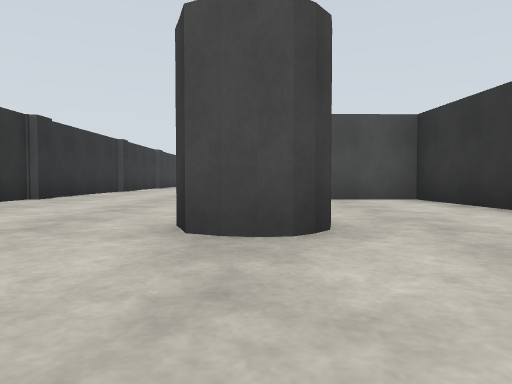
[1] (above)

20 first-person views from a walk through a Gazebo world. The camera is 0.72 m above the floor, tilts 2° down and sees 70° across. The floor is counted in squares, 2 m on a side. Each view is taken from the middle of a square. On the plan, view 1 faces up. The plan holds only what a view shows up to about 9 squares ahead; the rest is blank.

[2]
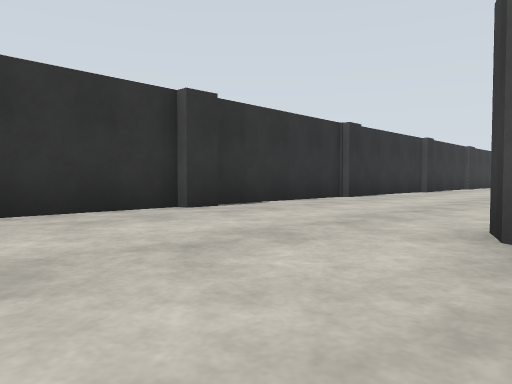

[3]
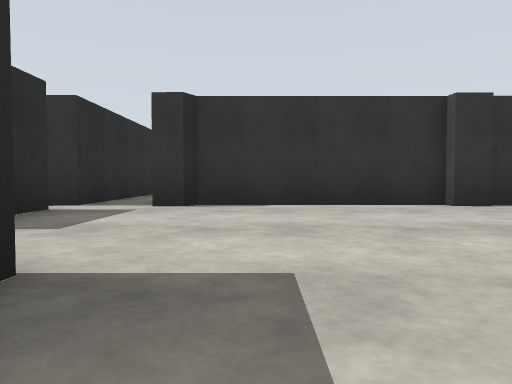

[4]
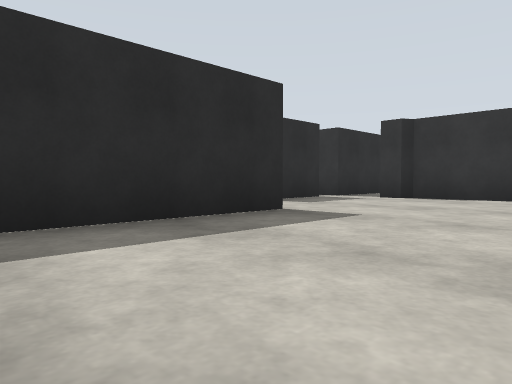

[5]
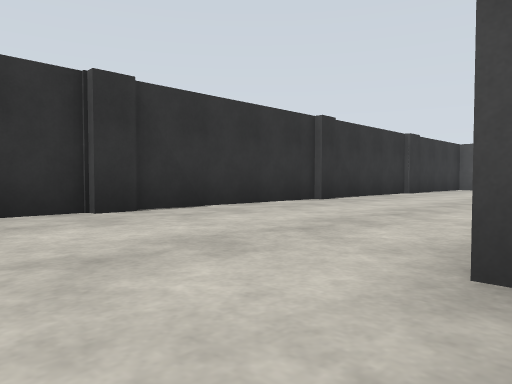

[6]
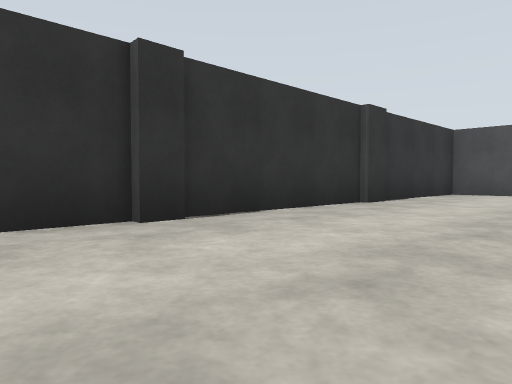

[7]
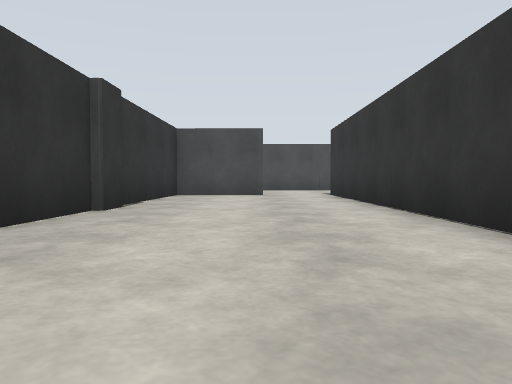

[8]
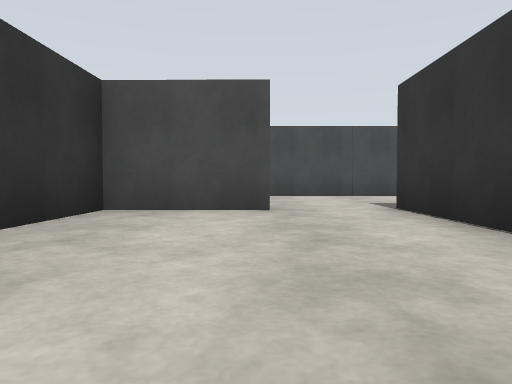

[9]
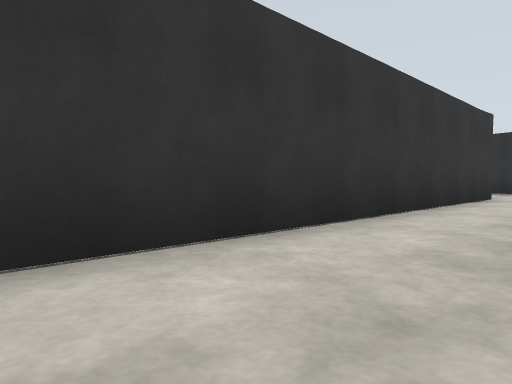

[10]
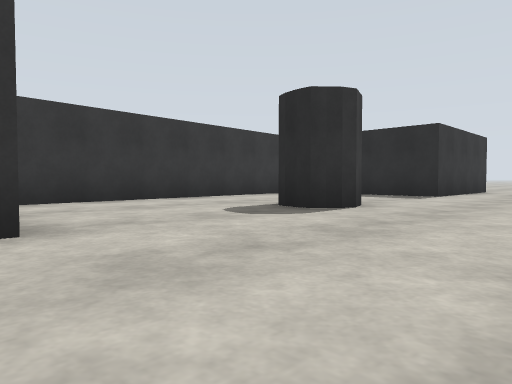

[11]
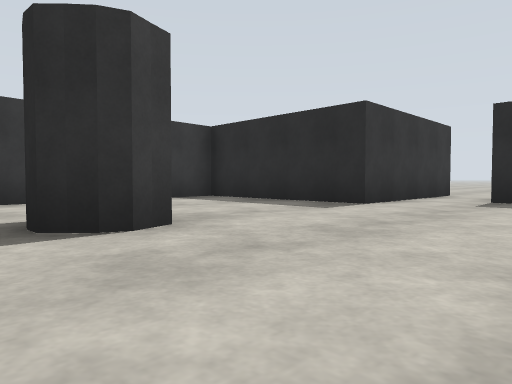

[12]
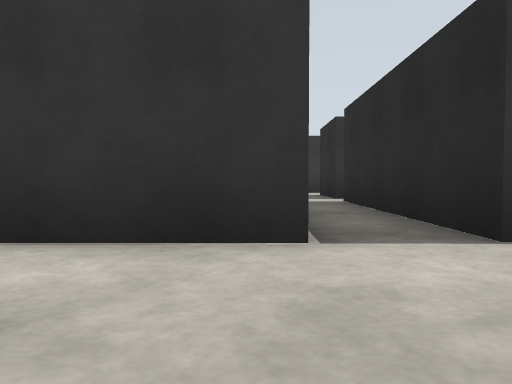

[13]
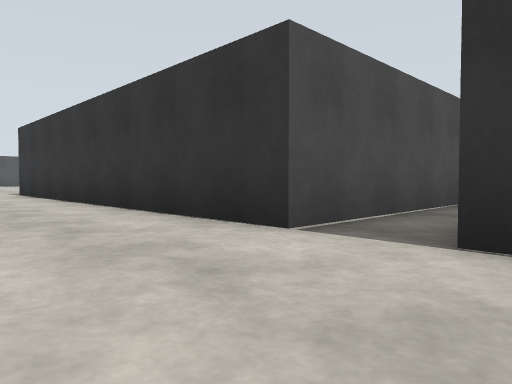

[14]
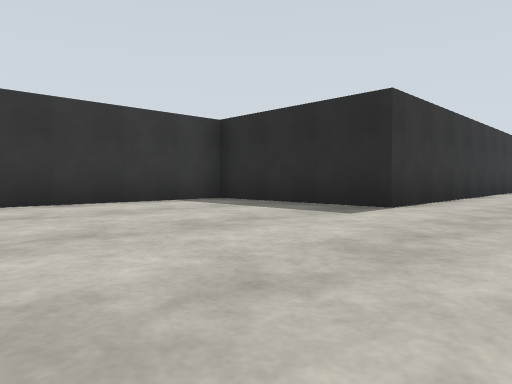

[15]
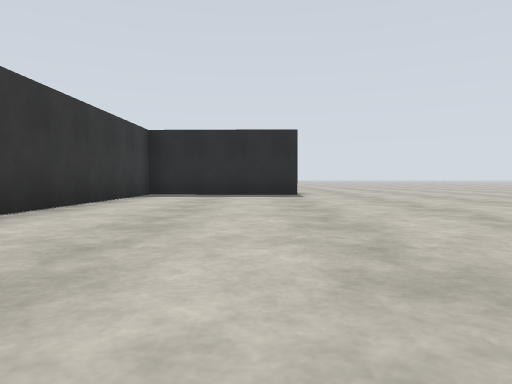

[16]
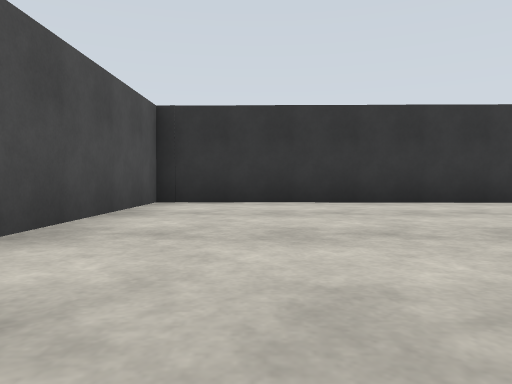

[17]
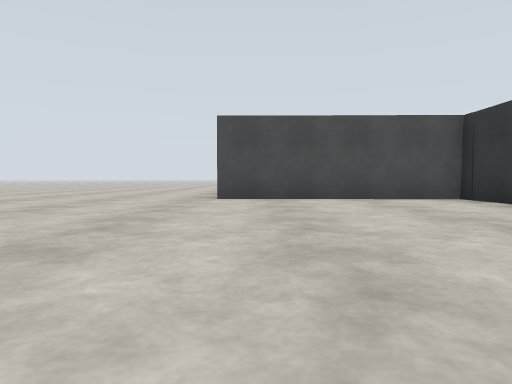

[18]
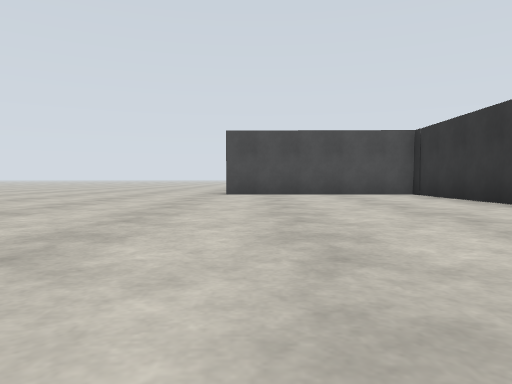

[19]
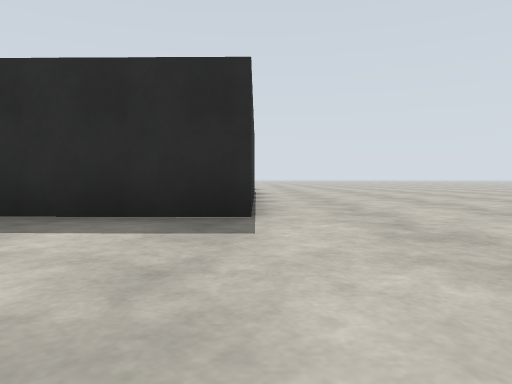

[20]
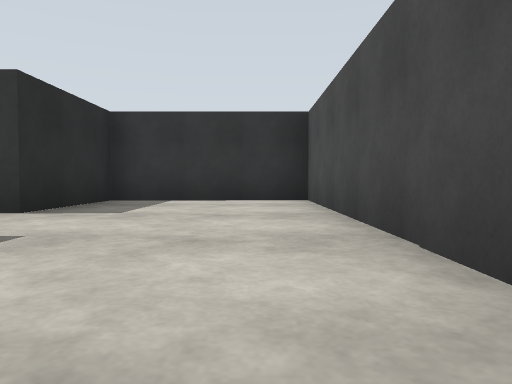

### Floor plan
Key: @ floor where view 1 was taken; . floor; B building.
Columns run from 10 left of view 1 to 4 right of it. Each row starts with its distance up from view 1.
 22       BBBBBB
 21 ..   B.......
 20 ..   B......
 19 ..BBBBBBB..
 18 ......B...B
 17 ......B...B
 16 ......B...B
 15 ......B...B
 14 ......B...B
 13 ......B...B
 12 ......B...B
 11 ......B...B
 10 ......B...B
  9 ......B...B
  8 ......B...B
  7 ......B...BBBB
  6 ..BBBBB......B
  5 ..B   B......B
  4 ..B   B......B
  3 ..B   B...B..
  2 ..B   B.......
  1 ..B   B.......B
  0 ..B   B...@...B
 -1 ..BBBBB...BBBB
 -2 ..........B
 -3 ..BBBBBBB.B
 -4          .B
 -5          ..
 -6          ..

Where each view was taken, in squares from view 1:
view 1: 0 up, 0 right, facing up
view 2: 0 up, 0 right, facing up-left
view 3: 0 up, 1 right, facing left
view 4: 2 up, 3 right, facing down-left
view 5: 5 up, 0 right, facing up-left
view 6: 9 up, 1 left, facing up-left
view 7: 10 up, 2 left, facing up
view 8: 14 up, 2 left, facing up
view 9: 14 up, 2 left, facing down-right
view 10: 7 up, 3 left, facing down-right
view 11: 4 up, 3 left, facing down-right
view 12: 1 down, 10 left, facing right
view 13: 3 down, 10 left, facing up-right
view 14: 11 up, 10 left, facing down-right
view 15: 15 up, 7 left, facing down
view 16: 17 up, 10 left, facing right
view 17: 12 up, 8 left, facing up
view 18: 10 up, 8 left, facing up
view 19: 10 up, 8 left, facing down
view 20: 21 up, 2 right, facing left
